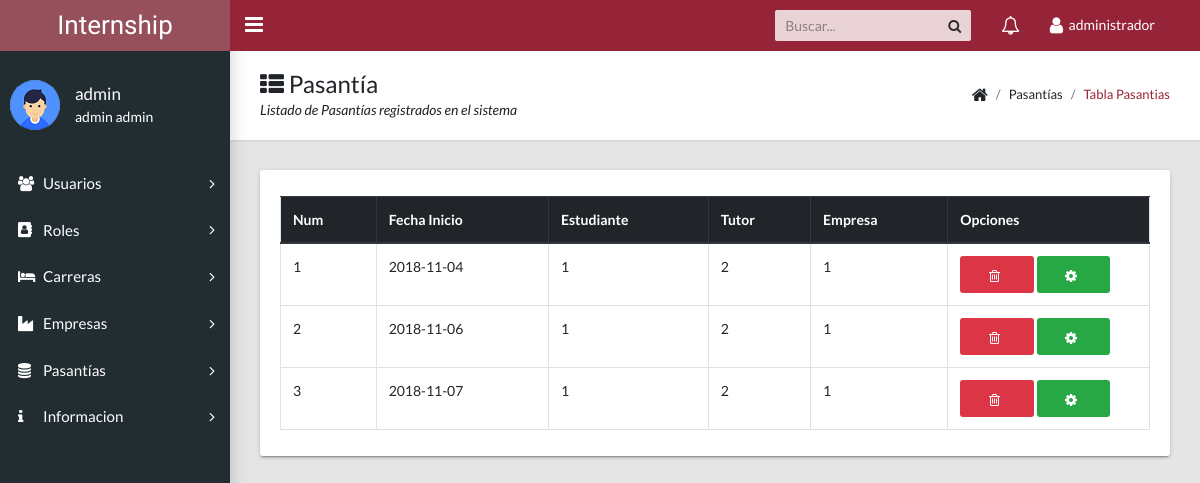
The page /admin/docs/listar_pasantia.php (signed in) on the database as committed earlier.
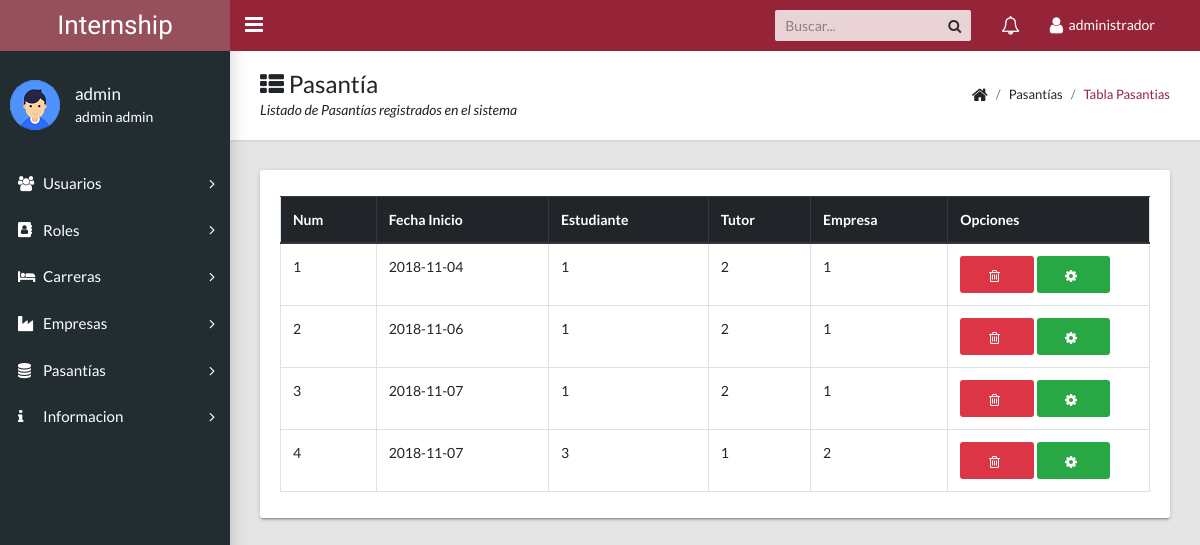
The same page on the database as committed later.
### tables this page shows
CREATE TABLE `pasantia` (
  `id_pasantia` int(11) NOT NULL AUTO_INCREMENT,
  `fechainicio` date DEFAULT NULL,
  `fechafin` date DEFAULT NULL,
  `gestion` varchar(15) DEFAULT NULL,
  `docs` varchar(100) DEFAULT NULL,
  `estadopasantia` int(11) DEFAULT NULL,
  `empleado_id_empleado` int(11) NOT NULL,
  `empresa_id_empresa` int(11) NOT NULL,
  `asignatura_id_asignatura` int(11) NOT NULL,
  `area` varchar(45) DEFAULT NULL,
  `funciones` varchar(100) DEFAULT NULL,
  `estudiante_id_estudiante` int(11) NOT NULL,
  `fechavisita` date DEFAULT NULL,
  `observacionvisita` varchar(450) DEFAULT NULL,
  `latitud` float(10,6) DEFAULT NULL,
  `longitud` float(10,6) DEFAULT NULL,
  `notasupervisor` float DEFAULT NULL,
  `notatutor` float DEFAULT NULL,
  `notafinal` float DEFAULT NULL,
  `observacionp` varchar(45) DEFAULT NULL,
  `activopasantia` tinyint(4) DEFAULT NULL,
  PRIMARY KEY (`id_pasantia`),
  KEY `fk_pasantia_empleado1_idx` (`empleado_id_empleado`),
  KEY `fk_pasantia_empresa1_idx` (`empresa_id_empresa`),
  KEY `fk_pasantia_asignatura1_idx` (`asignatura_id_asignatura`),
  KEY `fk_pasantia_estudiante1_idx` (`estudiante_id_estudiante`),
  CONSTRAINT `fk_pasantia_asignatura1` FOREIGN KEY (`asignatura_id_asignatura`) REFERENCES `asignatura` (`id_asignatura`) ON DELETE NO ACTION ON UPDATE NO ACTION,
  CONSTRAINT `fk_pasantia_empleado1` FOREIGN KEY (`empleado_id_empleado`) REFERENCES `empleado` (`id_empleado`) ON DELETE NO ACTION ON UPDATE NO ACTION,
  CONSTRAINT `fk_pasantia_empresa1` FOREIGN KEY (`empresa_id_empresa`) REFERENCES `empresa` (`id_empresa`) ON DELETE NO ACTION ON UPDATE NO ACTION,
  CONSTRAINT `fk_pasantia_estudiante1` FOREIGN KEY (`estudiante_id_estudiante`) REFERENCES `estudiante` (`id_estudiante`) ON DELETE NO ACTION ON UPDATE NO ACTION
);

### modelo/conexion.php (called while the page is built, shortened)
<?php
class conexion{
	public $con;
	function __construct(){
	$this->host="localhost";
	$this->user="root";
	$this->clave="";
	$this->db="inter";
	$this->con=mysqli_connect($this->host, $this->user,$this->clave);
	mysqli_query($this->con, 'SET NAMES UTF-8');
	if($this->con){
		mysqli_select_db($this->con,$this->db);
	}
	}
public function con_retorno($sql){
$resp=mysqli_query($this->con, $sql);
return $resp;
}
}

### modelo/mdl_pasantia.php (called while the page is built, shortened)
<?php
require("conexion.php");
class mdl_pasantia
{
    public $obj_con;
    function __construct()
    {
        $this->obj_con = new conexion();
    }
    public function listar()
    {
        $sql = "SELECT * FROM pasantia where activopasantia=1";
        return $this->obj_con->con_retorno($sql);
    }
}

### admin/docs/listar_pasantia.php (the view, shortened to what this page needs)
<?php
include_once('menu.php');
include_once ('../../modelo/mdl_pasantia.php');
$objeto=new mdl_pasantia();
$datos=$objeto->listar();
?>
<main class="app-content">
    <div class="app-title">
        <div>
            <h1><i class="fa fa-th-list"></i> Pasantía</h1>
            <p>Listado de Pasantías registrados en el sistema</p>
        </div>
        <ul class="app-breadcrumb breadcrumb side">
            <li class="breadcrumb-item"><i class="fa fa-home fa-lg"></i></li>
            <li class="breadcrumb-item">Pasantías</li>
            <li class="breadcrumb-item active"><a href="#">Tabla Pasantias</a></li>
        </ul>
    </div>
    <div class="row">
        <div class="col-md-12">
            <div class="tile">
                <div class="tile-body">
                    <table class="table table-hover table-bordered" id="sampleTable">
                        <thead class="thead-dark">
                        <tr>
                            <th>Num</th>
                            <th>Fecha Inicio</th>
                            <th>Estudiante</th>
                            <th>Tutor</th>
                            <th>Empresa</th>
                            <th>Opciones</th>
                        </tr>
                        </thead>
                        <tbody>
                        <?php
                        $num=1;
                        while($row=mysqli_fetch_assoc($datos)){
                            echo "<tr>";
                            echo "<td>$num</td>";
                            echo "<td>".$row['fechainicio']."</td>";
                            echo "<td>".$row['estudiante_id_estudiante']."</td>";
                            echo "<td>".$row['empleado_id_empleado']."</td>";
                            echo "<td>".$row['empresa_id_empresa']."</td>";
                            $id_pasantia=$row['id_pasantia'];
                            $numpasantia=$row['id_pasantia'];
                            echo "<td><a class='btn btn-danger col-md-5' href='../../enrutador/enr_pasantia.php?id_pasantia=".$id_pasantia."'><i class='fa fa-trash-o' aria-hidden='true'></i></a>
                            <a class=' btn btn-success col-md-5' href='modificar_pasantia.php?id_pasantia=".$id_pasantia."&numpasantia=".$numpasantia."'><i class='fa fa-cog' aria-hidden='true'></i></a></td>";
                            echo "</tr>";
                            $num+=1;
                        }?>
                        </tbody>
                    </table>
                </div>
            </div>
        </div>
    </div>
</main>

Rows that differ between the two databases and show on the page:
added pasantia: fechainicio "2018-11-07", estudiante_id_estudiante "3", empleado_id_empleado "1", empresa_id_empresa "2"
